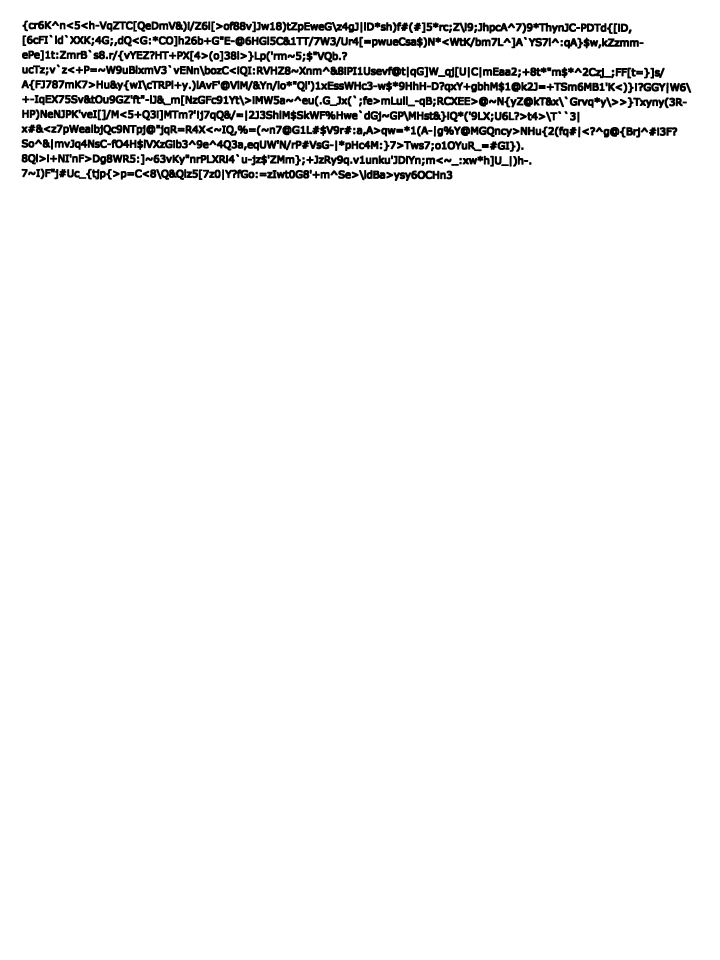
#> input picture char_data_generation/test_data.tif, 3600 x 4800 px (shown at 1/5 size)
$ python add_image_noise.py test_data.tif
#> lines starting #> are read from the running program, lines starting #| are printed output that depends on the picture; after the words box and inside, x2 and y2 are one past the last pixel; in counts of white or black regions, pixels touching at a corner belong together
#> in main, `image = Image.open(image_name).convert('RGB')`: image: PIL image 3600x4800 RGB; 95.6% white; 818 black regions, largest, box (x1, y1, x2, y2) and area: (1968, 852, 2162, 905) 5305, (1853, 333, 2029, 383) 5228, (719, 697, 863, 742) 4030
"""
Add noise to an image.

Take a given image, add noise to the image (blur, rotation,
salt and pepper noise, and perspective change) and output the
noisey image.
"""


from PIL import Image, ImageFilter
import numpy as np
from random import uniform
import sys
import os


def add_rotation(image, max_degrees=2):
    """Rotate an image up to a maximum of 2 degrees in either direction."""
#> called with max_degrees = 2
    rand_degr = uniform(-max_degrees, max_degrees)
    return image.rotate(rand_degr)
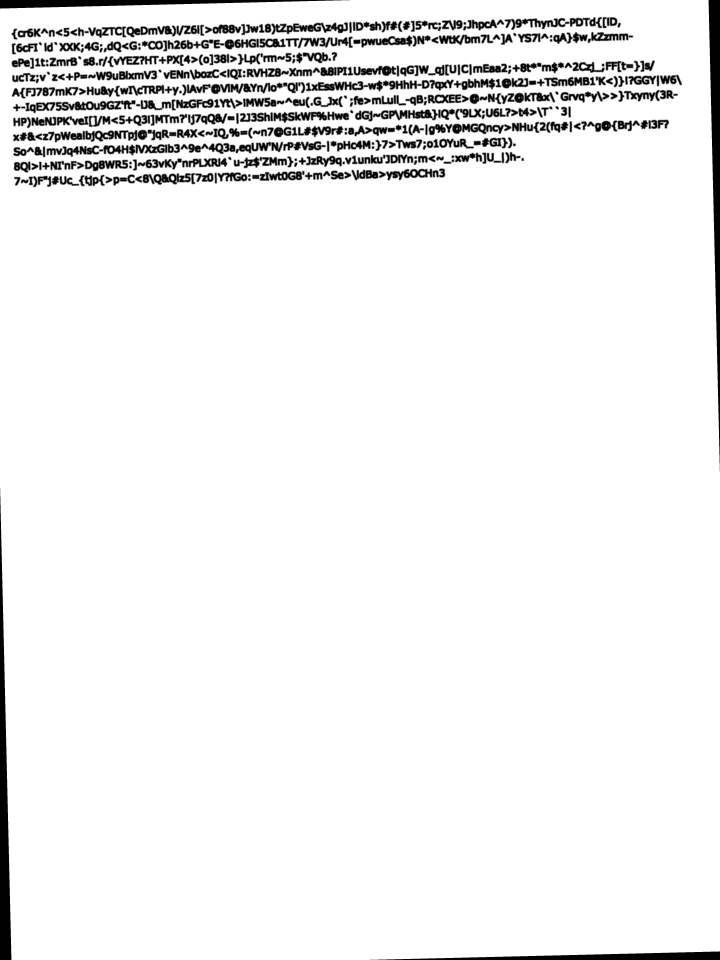
#> returned value: PIL image 3600x4800 RGB (shown at 1/5 size); min 0, max 255, mean 240.7


def add_s_and_p(image, mean_amount=0.004):
    """Add salt and pepper noise to on average 0.4% of the pixels."""
#> called with mean_amount = 0.004
    image = image.convert('LA')  # convert to greyscale
#> image: PIL image 3600x4800 LA
    image = np.array(image)
    row, col, ch = image.shape
#> row = 4800; col = 3600; ch = 2
    s_vs_p = 0.5
    amount = uniform(mean_amount-0.001, mean_amount+0.001)
    out = np.copy(image)
    # Salt mode
    num_salt = np.ceil(amount * image.size * s_vs_p)
#> num_salt = 78035
    coords = [np.random.randint(0, i - 1, int(num_salt))
              for i in image.shape]
    out[tuple(coords)] = 1

    # Pepper mode
    num_pepper = np.ceil(amount * image.size * (1. - s_vs_p))
#> num_pepper = 78035
    coords = [np.random.randint(0, i - 1, int(num_pepper))
              for i in image.shape]
    out[tuple(coords)] = 0

    out = Image.fromarray(out).convert('RGB')
    return out


def add_perspective_noise(image, max_slope=0.05):
    """
    Return an image with a perspective rotation.

    The default range of slopes that can be chosen for the rotation is
    between -0.05 and 0.05.
    """
#> called with max_slope = 0.05
    width, height = image.size
#> width = 3600; height = 4800
    m = uniform(-max_slope, max_slope)
    xshift = abs(m) * width
#> xshift = 28.59
    new_width = width + int(round(xshift))
#> new_width = 3629
    image = image.transform((new_width, height), Image.AFFINE,
                            (1, m, -xshift if m > 0 else 0, 0, 1, 0),
                            Image.BICUBIC)
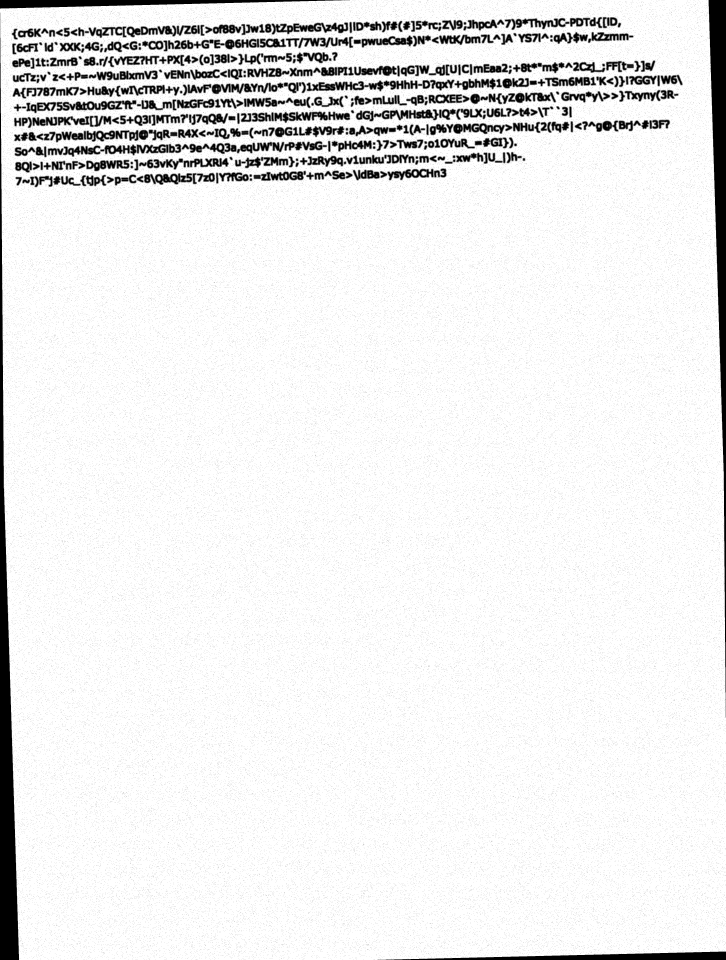
#> image: PIL image 3629x4800 RGB (shown at 1/5 size); min 0, max 255, mean 236.2
    return image


def add_noise(image):
    """
    Return an image with added noise.

    The added noise includes blur, rotation, salt and pepper noise,
    and perspective change.
    """
    image = image.filter(ImageFilter.BLUR)  # add blur
    image = add_rotation(image)
    image = add_s_and_p(image)
    image = add_perspective_noise(image)
    return image


def get_absolute_path(relative_path):
    """
    Get the absolute file path to a desired file.

    Parameters:
        relative_path --> a string with the path to a file relative to the
                          current directory
                          Example: "../char_data_generation/random_chars.txt"

    Returns:
        A string with the absolute file path to a given file.

    """
    dirname = os.path.dirname(__file__)
    filename = os.path.join(dirname, relative_path)
    return filename


def main():
    """
    Run to add noise to a specified image.

    USAGE: Supply a single argument - the image to add noise to.
    Example: > python3 add_image_noise.py test_data.tif
    """
    image_name = sys.argv[1]  # the image path
    image = Image.open(image_name).convert('RGB')
    image = add_noise(image)

    image_name = os.path.basename(image_name)  # extract the file name only
    new_image_name = image_name[:-4]  # strip of .tif
    new_image_name += ".png"  # png for smaller file size
    path = get_absolute_path("noisey_font_images/") + new_image_name

    image.save(path, dpi=(70, 70))


if __name__ == "__main__":
    main()
